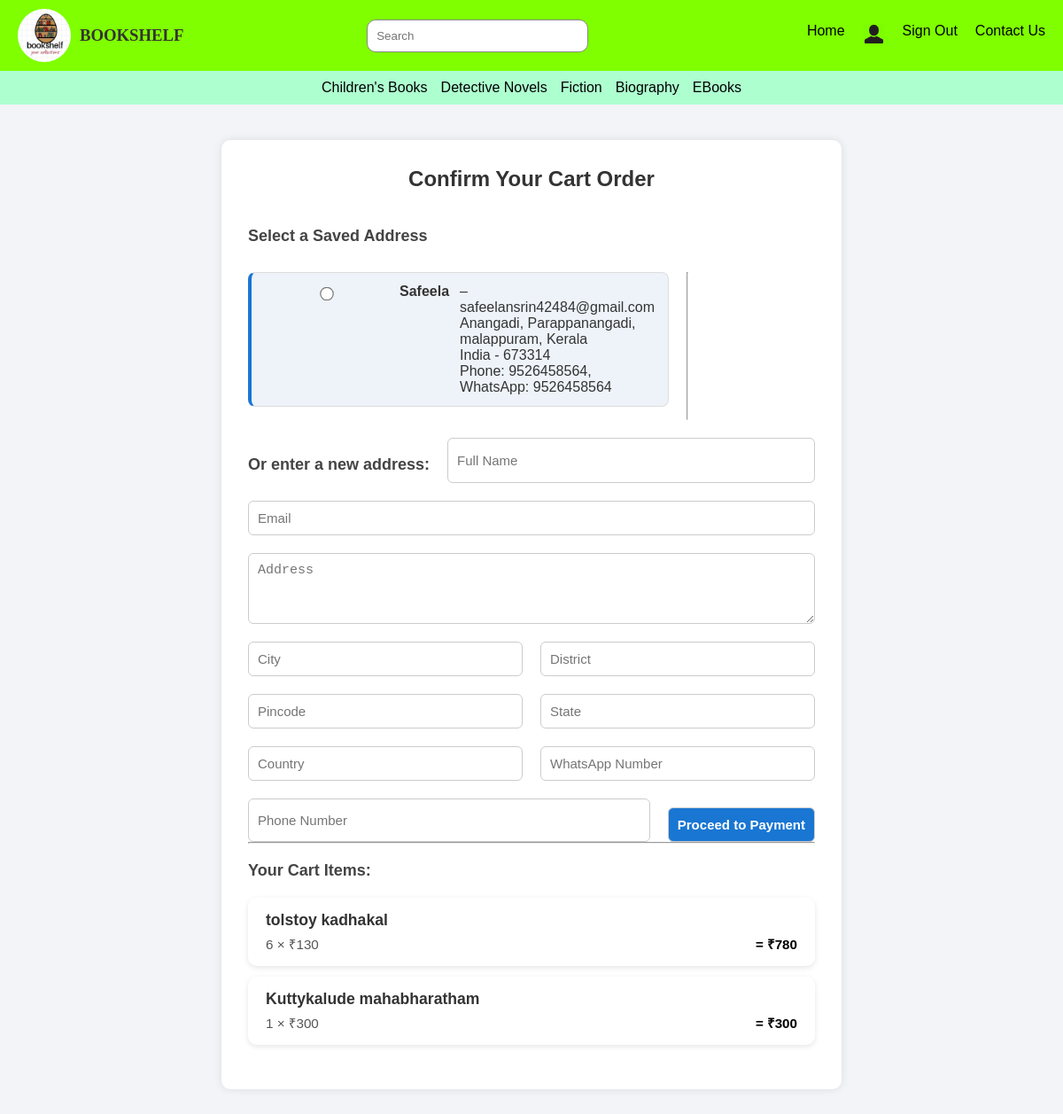
The app's page /order_all (signed in) with its own data.
### APP/models.py (models this page shows, shortened)
class adress(models.Model):
    user = models.ForeignKey(User, on_delete=models.CASCADE)
    name = models.TextField()
    email = models.EmailField()
    phone = models.IntegerField()
    wp = models.IntegerField()
    address = models.TextField()
    city = models.TextField()
    district = models.TextField()
    state = models.TextField()
    country = models.TextField()
    pincode = models.IntegerField()
    is_default = models.BooleanField(default=False)  # <- Add this field

class Cartitem(models.Model):
    user=models.ForeignKey(User,on_delete=models.CASCADE)
    item=models.ForeignKey(Add,on_delete=models.CASCADE)
    quantity=models.IntegerField(default=1)
    def Total_price(self):
        return self.item.price * self.quantity

class Add(models.Model):
    doc=models.FileField()
    lname=models.ForeignKey(Language,on_delete=models.CASCADE)
    cname=models.ForeignKey(Category,on_delete=models.CASCADE)
    name=models.TextField()
    price=models.IntegerField()
    oldprice=models.IntegerField()
    discount=models.IntegerField()

### APP/views.py (the view, shortened to what this page needs)
# urls.py: path('order_all', views.order_all_view, name='order_all'),          # for cart buy all
def order_all_view(request):
    if not request.user.is_authenticated:
        return redirect(login)
    cart_items = Cartitem.objects.filter(user=request.user)
    if not cart_items.exists():
        messages.error(request, "Your cart is empty.")
        return redirect('cart')
    addresses = adress.objects.filter(user=request.user)
    return render(request, 'order_form_all.html', {
        'addresses': addresses,
        'cart_items': cart_items
    }
    )

### templates/order_form_all.html (shortened to what this page needs)
<!DOCTYPE html>
<html lang="en">
<head>
    {% load static %}
    <link rel="stylesheet" href="{% static 'css/adress.css' %}">
</head>
<body>
    <div class="main">
        <div class="nav">
            <div class="logo">
                <img src="{% static 'images/logo.png' %}" height="60px" width="60px" alt="" style="border-radius:70%;">
                <h3>BOOKSHELF</h3>
            </div>
            <div class="search">
                <input type="text" placeholder="Search">
            </div>
            <div class="list">
                <ul>
                    <li><a href="../index">Home</a></li>
                    {% if user.is_authenticated %}
                        <li><a href="#"><img src="{% static 'images/profileicon.png' %}" alt="Profile"></a></li>
                        <li><a href="../logout">Sign Out</a></li>
                        <li><a href="#">Contact Us</a></li>
                    {% else %}
                        <li><a href="../">Sign In</a></li>
                        <li><a href="../register">Sign Up</a></li>
                        <li><a href="#">Contact Us</a></li>
                    {% endif %}
                </ul>
            </div>
        </div>
        <div class="nav2">
            <div class="list2">
                <a href="/mlmchild">Children's Books</a>
                <a href="/mlmdetective">Detective Novels</a>
                <a href="/mlmfiction">Fiction</a>
                <a href="/mlmbiography">Biography</a>
                <a href="/mlmebook">EBooks</a>
            </div>
        </div>
        <div class="form">
            <h2>Confirm Your Cart Order</h2>
            <form method="POST">
                <h3>Select a Saved Address</h3>
                {% if addresses %}
                    {% for addr in addresses %}
                    <div class="address-block">
                        <label>
                            <input type="radio" name="selected_address" value="{{ addr.id }}">
                            <strong>{{ addr.name }}</strong> – {{ addr.email }}<br>
                            {{ addr.address }}, {{ addr.city }}, {{ addr.district }}, {{ addr.state }}<br>
                            {{ addr.country }} - {{ addr.pincode }}<br>
                            Phone: {{ addr.phone }}, WhatsApp: {{ addr.wp }}
                        </label>
                    </div>
                    {% endfor %}
                    <hr>
                    <h4>Or enter a new address:</h4>
                {% else %}
                    <p>No saved addresses found. Please enter a new one below.</p>
                {% endif %}
                <input type="text" name="name" placeholder="Full Name" class="first">
                <input type="email" name="email" placeholder="Email" class="last">
                <textarea name="address" placeholder="Address" rows="3" class="ad1"></textarea>
                <input type="text" name="city" placeholder="City" class="city">
                <input type="text" name="district" placeholder="District" class="district">
                <input type="text" name="pincode" placeholder="Pincode" class="pin">
                <input type="text" name="state" placeholder="State" class="state">
                <input type="text" name="country" placeholder="Country" class="country">
                <input type="tel" name="wp" placeholder="WhatsApp Number" class="wp">
                <input type="tel" name="phone" placeholder="Phone Number" class="mb">
                <p><input type="submit" class="next" value="Proceed to Payment"></p>
            </form>
            <hr>
          <h3>Your Cart Items:</h3>
<div class="cart-items">
    {% for item in cart_items %}
    <div class="cart-item">
        <div class="item-name">{{ item.item.name }}</div>
        <div class="item-details">
            <span>{{ item.quantity }} × ₹{{ item.item.price }}</span>
            <span class="total">= ₹{{ item.Total_price }}</span>
        </div>
    </div>
    {% endfor %}
</div>
        </div>
    </div>
</body>
</html>

### static/css/adress.css (style rules this page uses)
* { margin: 0; box-sizing: border-box; }
body { font-family: sans-serif; background-color: #f2f4f8; color: #333; width: 100%; overflow-x: hidden; }
.nav { display: flex; flex-wrap: wrap; background-color: chartreuse; justify-content: space-between; align-items: center; padding: 10px 20px; }
.logo { display: flex; align-items: center; gap: 10px; font-family: Cambria, serif; }
.search { display: flex; align-items: center; gap: 10px; }
.search input { padding: 10px; border-radius: 10px; border: 1px solid #888; width: 250px; }
.list ul { list-style: none; display: flex; flex-wrap: wrap; gap: 20px; }
.list a { text-decoration: none; color: black; }
.list img { height: 25px; width: 25px; }
.nav2 { background-color: rgb(174, 255, 208); padding: 10px 0; }
.list2 { display: flex; flex-wrap: wrap; justify-content: center; gap: 15px; }
.nav2 a { text-decoration: none; color: black; }
.form { max-width: 700px; width: 90%; margin: 40px auto; background-color: #fff; border-radius: 10px; padding: 30px; box-shadow: 0 0 10px rgba(0,0,0,0.1); }
.form h2 { font-size: 24px; text-align: center; margin-bottom: 20px; }
.form h3, .form h4 { margin: 20px 0 10px; font-size: 18px; color: #444; }
.address-block { background-color: #eef3f9; border: 1px solid #ddd; border-left: 4px solid #1976d2; padding: 12px 15px; border-radius: 8px; margin-bottom: 15px; display: flex; align-items: flex-start; gap: 12px; transition: box-shadow 0.3s; }
.address-block input[type="radio"] { margin-top: 5px; transform: scale(1.2); cursor: pointer; accent-color: #1976d2; outline: none; box-shadow: none; border: none; }
.address-block label { display: flex; gap: 12px; align-items: flex-start; width: 100%; cursor: pointer; }
.form form { display: flex; flex-wrap: wrap; gap: 20px; }
.form input, .form textarea { width: 100%; padding: 10px; font-size: 15px; border: 1px solid #ccc; border-radius: 6px; }
textarea { resize: vertical; height: 80px; }
.first, .last, .city, .district, .state, .country, .pin, .wp, .mb { flex: 1 1 45%; min-width: 250px; }
.ad1 { flex: 1 1 100%; min-width: 100%; }
.next { background-color: #1976d2; color: white; font-size: 16px; font-weight: bold; border: none; border-radius: 8px; padding: 12px 20px; width: 100%; cursor: pointer; margin-top: 10px; transition: background-color 0.3s ease; }

### templates/order_form_all.html (style rules this page uses)
.cart-items { display: flex; flex-direction: column; gap: 12px; margin: 20px 0; }
.cart-item { background: #fff; padding: 15px 20px; border-radius: 10px; box-shadow: 0 2px 6px rgba(0,0,0,0.1); display: flex; flex-direction: column; }
.item-name { font-weight: bold; font-size: 1.1rem; margin-bottom: 6px; color: #333; }
.item-details { display: flex; justify-content: space-between; color: #555; font-size: 0.95rem; }
.total { font-weight: bold; color: #000; }

### records on screen
adress: name "Safeela", email "safeelansrin42484@gmail.com", address "Anangadi", city "Parappanangadi", district "malappuram", state "Kerala", country "India", pincode "673314", phone "9526458564", wp "9526458564"
Cartitem: item.name "tolstoy kadhakal", quantity "6", item.price "130", Total_price "780"
Cartitem: item.name "Kuttykalude mahabharatham", quantity "1", item.price "300", Total_price "300"
